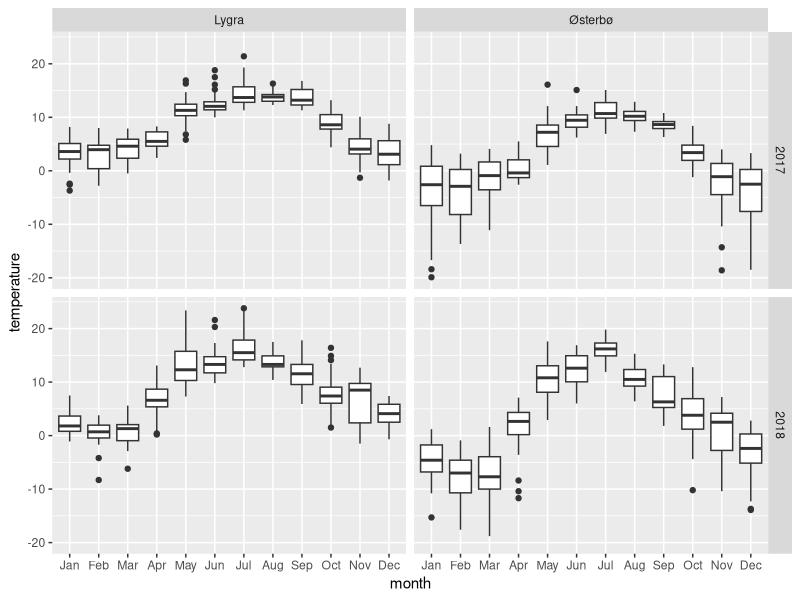
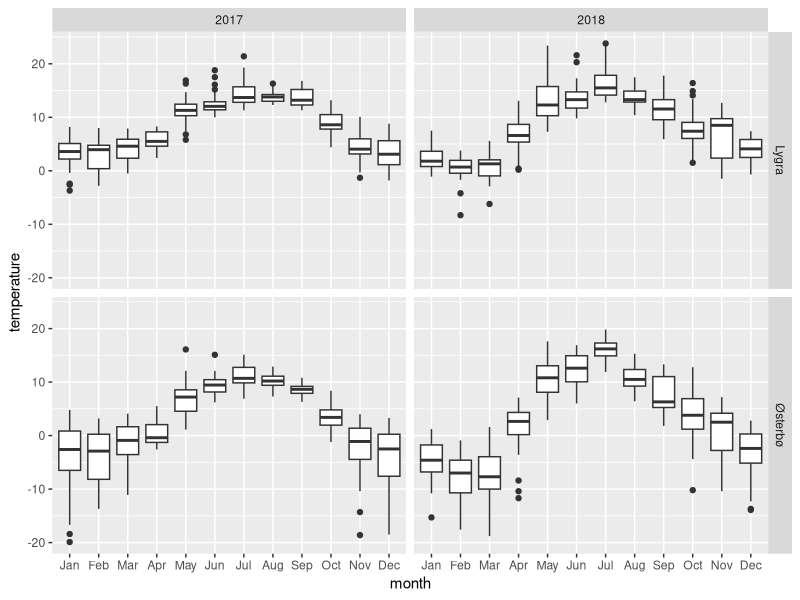
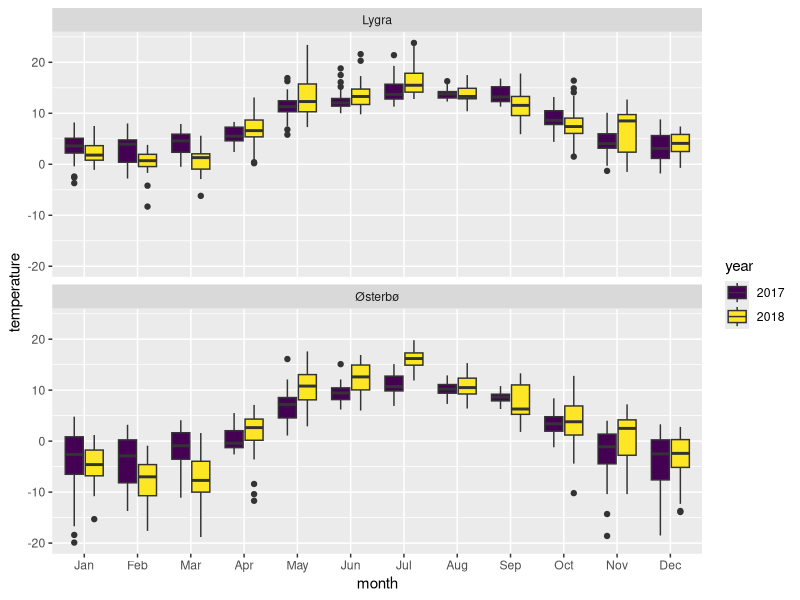

Write the R code that produced these figures, in order.
## ---- chunk 1
knitr::opts_chunk$set(echo = TRUE, fig.align='center')

# title: Grid of boxplots
# author: jonathan
# revised: 14/3/2020 

WEB <- c("https://bioceed.uib.no/dropfolder/bioSTATS/Rmd/Basic/Visualizing/Faceted/grid-boxplots.html")
GIT <- c("https://github.com/jonathansoule/biostats/blob/master/Visualizing/Faceted/grid-boxplots.Rmd")
library(ggplot2)
library(gridExtra)

# predictor variables
location <- rep(c("Lygra", "Østerbø"), each = 730)
year <- factor(rep(rep(2017:2018, each = 365), 2))
month <- factor(rep(c(rep("Jan", 31), rep ("Feb", 28), rep("Mar", 31), rep("Apr", 30), rep("May", 31), rep("Jun", 30), rep("Jul", 31), rep("Aug", 31),  rep("Sep", 30), rep("Oct", 31), rep("Nov", 30), rep("Dec", 31)),4), levels = c(month.abb))

# response variable
temperature <- c(
#[2017lygra]
2.4,0.3,2.8,2.3,-2.4,2.9,2.6,4.6,6.8,5.3,3.9,3.2,1.3,-0.4,-3.7,-2.6,3.6,6.9,8.2,8.0,5.7,4.1,4.6,5.1,7.1,4.9,3.0,4.7,5.1,1.6,2.1,1.3,4.7,8.0,6.1,4.3,3.7,-0.4,-2.8,-2.1,-0.9,0.2,0.4,0.4,0.7,2.4,5.5,4.4,5.0,6.6,6.6,4.3,4.3,0.9,-0.9,1.7,4.4,5.5,4.2,2.3,2.2,3.2,2.8,5.4,2.4,-0.3,-0.5,4.2,3.6,4.6,6.7,5.2,6.7,5.8,5.6,3.1,1.1,2.1,5.2,4.5,2.1,1.9,5.1,6.1,7.1,6.8,6.2,5.8,6.0,7.9,8.1,7.2,8.3,7.0,5.8,5.8,7.3,8.2,7.4,4.3,3.5,6.2,5.1,4.4,4.6,4.8,5.2,4.6,5.0,7.2,4.1,4.6,2.4,3.1,5.1,4.9,6.4,7.4,8.0,7.6,10.0,11.4,11.1,12.2,12.7,13.1,11.9,8.4,5.8,6.8,7.4,10.4,10.9,10.1,12.2,11.8,12.3,10.8,13.1,14.7,10.7,11.3,12.5,10.9,10.2,12.7,16.9,16.3,12.4,11.3,10.0,10.6,11.6,13.7,11.3,11.4,10.7,16.1,10.8,11.9,12.9,12.9,12.3,11.4,12.9,15.2,12.9,12.6,12.8,11.6,12.3,12.1,11.9,11.7,11.1,10.0,11.3,12.0,14.9,17.5,18.8,13.4,11.6,12.5,13.2,12.9,12.8,12.8,12.3,11.9,13.6,11.9,11.3,13.5,16.1,13.7,13.0,12.2,13.7,14.8,21.4,15.9,17.9,19.3,15.2,16.6,16.6,15.6,14.1,15.1,15.8,14.5,15.2,12.7,15.6,14.1,14.4,13.1,12.9,14.0,16.1,13.6,13.9,13.8,12.6,12.3,13.9,14.1,15.4,16.3,13.7,13.8,13.8,15.2,12.3,13.7,13.8,14.0,13.6,14.4,12.9,12.8,12.8,11.9,NA,16.3,14.9,12.5,13.4,11.3,13.8,12.1,11.8,12.8,11.9,12.4,13.0,13.9,13.5,13.1,11.6,13.4,12.4,12.3,13.2,15.2,15.6,16.4,15.6,16.8,16.7,16.3,12.0,13.0,11.7,10.6,8.2,7.1,8.3,7.5,7.3,7.8,8.3,10.0,7.8,10.4,11.9,11.7,9.6,10.0,8.5,8.1,11.3,13.2,12.3,9.7,7.8,10.2,9.6,8.5,8.6,5.4,4.4,6.7,10.1,6.9,6.6,7.9,5.2,3.7,8.5,7.6,7.2,3.3,3.6,3.9,3.1,4.2,5.3,6.0,5.9,5.2,4.4,1.6,0.6,2.1,3.7,4.8,3.8,3.3,1.2,1.5,-0.3,-1.3,-1.8,3.8,3.7,2.7,7.2,7.2,6.1,4.3,3.2,-0.2,-0.2,-0.7,1.1,1.9,-1.2,NA,3.0,3.3,5.9,6.8,4.9,5.7,8.8,5.4,6.2,1.3,1.4,0.0,0.1,1.5,2.7,
#[2018lygra]
3.6,1.7,2.7,0.8,-1.1,-0.9,0.9,3.7,3.6,7.5,4.3,1.8,0.2,2.9,3.8,1.2,0.5,-0.4,0.8,1.4,0.3,1.5,4.2,5.8,5.1,0.7,1.6,5.5,2.4,2.9,1.9,1.6,-0.6,-1.1,-1.7,0.2,-0.6,-0.1,2.4,3.1,2.6,1.4,-0.5,2.1,3.2,2.7,1.8,3.8,NA,1.8,0.7,1.3,-0.2,0.4,0.7,0.9,-0.4,-4.2,-8.3,-6.2,-2.9,-1.8,-1.1,-1.2,-0.8,0.4,1.7,0.7,1.2,2.3,2.7,1.3,1.8,2.1,-1.2,-2.4,-1.2,2.1,1.2,1.7,2.0,4.7,5.6,4.3,3.1,1.6,1.7,1.6,1.1,0.2,0.5,0.2,0.4,1.7,2.4,2.8,5.9,5.2,5.0,6.1,7.9,9.7,11.2,11.3,10.6,8.1,9.7,9.6,13.1,8.7,7.8,8.1,7.4,6.8,6.2,6.4,6.1,6.1,6.1,8.6,8.4,9.2,7.3,7.7,11.0,10.2,11.9,15.9,15.8,10.4,10.1,10.8,14.7,14.4,14.9,9.9,10.0,11.1,11.6,13.7,15.7,13.7,11.5,12.3,15.7,16.0,20.2,19.3,19.1,22.9,23.4,21.6,20.3,16.3,13.9,14.0,14.3,15.8,17.3,17.3,13.4,11.9,11.3,11.9,11.8,11.7,13.3,13.3,12.2,10.4,10.7,9.8,10.3,10.7,11.4,12.1,12.4,13.3,13.4,14.9,15.4,16.4,14.9,14.2,16.3,12.9,12.8,13.8,13.3,13.2,17.8,15.4,14.1,12.9,13.5,17.3,19.6,18.9,15.4,14.6,15.9,15.1,15.1,15.5,16.4,16.7,17.9,23.8,23.4,18.8,18.5,18.3,17.5,16.5,16.4,15.0,13.1,13.0,17.3,16.1,14.9,13.1,12.9,13.2,14.7,14.5,15.3,14.9,13.0,13.6,13.7,12.1,13.3,13.8,12.3,11.2,10.4,10.9,12.8,13.7,13.2,11.9,12.0,13.0,16.1,15.0,14.4,13.4,12.3,17.8,15.5,12.3,12.4,11.9,11.3,10.8,10.3,9.8,10.5,12.1,16.2,14.2,11.8,9.3,9.3,7.6,5.9,9.7,10.8,8.4,7.1,9.5,8.7,7.1,6.2,6.4,8.8,8.3,6.9,5.7,9.3,11.5,12.4,14.9,16.4,14.1,13.4,7.1,8.4,10.9,8.3,8.5,8.6,8.3,7.4,7.1,5.3,6.4,4.6,3.1,1.5,1.8,4.7,5.9,8.9,6.7,7.4,10.8,9.8,7.8,12.7,10.6,9.6,11.1,9.9,9.2,8.6,9.6,11.2,10.9,9.0,6.7,2.2,-0.2,3.6,1.2,1.5,0.0,-0.8,-1.5,0.4,2.9,9.0,8.4,6.1,5.7,5.2,2.1,2.1,2.6,5.7,3.8,4.1,4.6,1.4,0.4,-0.1,-0.7,2.5,4.1,2.8,2.6,6.9,6.7,5.4,2.5,0.5,NA,6.8,6.5,7.4,5.9,4.2,3.1,6.2,
#[2017Østerbø]  
-3.1,-7.1,-2.8,-7.9,-19.9,-5.9,-2.6,-1.4,3.8,1.2,0.0,-2.3,-8.1,-7.9,-18.4,-16.7,-2.6,4.1,4.8,4.2,0.9,-2.7,0.8,-1.8,4.1,-3.8,2.6,-0.2,-0.4,-5.6,-11.4,-5.4,-1.5,1.2,0.2,-2.4,-3.4,-10.4,-13.2,-10.7,-7.9,-7.4,-9.5,-8.1,-8.4,-4.4,2.8,1.2,0.9,3.2,2.3,-0.3,-0.8,-10.7,-13.7,-6.8,-0.6,0.4,0.2,-2.3,-4.7,-3.3,-3.6,-5.2,-8.1,-11.1,-9.4,-1.1,-0.6,-2.5,2.7,1.9,1.4,-0.9,1.4,-1.4,-4.5,-4.7,0.2,0.2,-2.5,-3.5,0.3,1.9,3.6,4.1,1.6,2.3,1.7,3.9,5.5,3.8,3.4,1.9,0.0,2.1,4.4,3.7,5.2,1.0,-0.7,1.7,0.2,-1.8,-1.2,-1.3,-1.5,-1.8,-0.4,3.2,-0.6,-0.6,-1.6,-2.6,-1.6,-2.2,-0.4,-0.8,-0.2,-0.5,1.4,3.7,4.4,4.7,6.7,7.5,5.9,2.0,1.2,1.1,1.6,4.2,5.1,6.1,7.2,7.1,9.2,7.8,9.9,9.6,7.3,6.1,7.9,7.2,7.2,9.9,16.1,12.1,12.0,9.3,7.2,6.2,7.6,10.6,9.4,8.0,8.6,9.9,9.3,9.5,10.4,12.1,9.6,8.7,NA,NA,11.0,11.0,11.0,8.4,6.7,7.8,9.2,10.4,8.2,7.3,6.8,9.8,9.8,11.8,15.1,13.7,10.1,8.4,10.1,9.7,10.0,10.3,10.6,9.2,10.5,10.7,7.6,7.7,9.3,11.7,10.4,6.9,9.3,11.6,15.1,12.7,14.3,15.0,12.8,13.9,13.6,13.0,11.3,11.6,12.5,11.3,11.2,10.7,11.3,11.1,12.1,11.1,10.1,8.6,NA,NA,12.9,10.7,7.3,9.4,10.8,11.0,9.6,12.6,10.7,10.2,9.7,8.8,9.4,8.9,10.1,9.7,10.2,11.8,9.9,7.9,8.6,8.6,7.9,9.1,9.1,10.0,10.7,9.7,7.6,9.2,8.9,8.7,8.6,8.1,7.0,8.2,8.8,6.9,8.2,9.2,6.3,6.8,7.5,7.9,10.8,10.6,9.2,9.8,8.8,8.1,7.2,7.7,8.4,5.4,3.7,3.6,4.9,2.8,0.3,-0.2,2.1,3.6,4.2,5.3,6.6,8.4,6.6,4.7,-0.6,1.4,4.4,3.8,3.4,1.8,1.1,2.7,2.6,2.8,3.0,-0.4,-1.2,2.1,4.0,2.7,1.3,3.9,1.9,-1.7,2.1,3.6,1.4,-1.1,-1.1,-0.4,-2.3,-0.9,0.5,0.8,-0.9,-1.6,-5.6,-3.7,-10.4,-7.7,1.6,-1.9,-1.8,-4.7,-8.6,-7.2,-18.6,-14.3,-15.2,-1.6,-1.2,-2.5,2.6,1.8,3.3,-0.6,-3.1,-7.8,-9.3,-16.1,-7.6,-3.3,-15.1,-18.5,-10.6,-1.2,0.7,2.8,0.6,0.5,2.7,0.0,-0.3,-2.9,-1.5,-5.4,-5.2,-7.6,-4.9,
#[2018Østerbø] 
-0.9,-3.0,-3.4,-5.4,-9.4,-15.3,-6.4,-7.2,-9.3,-1.8,-2.6,-4.2,-7.5,-4.9,-4.0,-4.6,-10.1,-8.7,-6.2,-5.2,-10.8,-6.4,-0.9,1.2,-0.6,-3.2,-5.0,-1.7,-1.3,-1.6,-0.6,-5.6,-13.3,-15.6,-14.9,-5.6,-6.9,-7.4,-2.3,-0.9,-3.3,-5.1,-8.6,-7.1,-2.3,-4.3,-4.7,-3.5,-1.1,-5.9,-10.3,-6.3,-16.7,-11.9,-10.2,-8.9,-8.6,-14.7,-17.6,-18.8,-12.1,-8.2,-9.3,-8.6,-8.3,-4.3,-3.3,-5.7,-7.7,-4.8,-5.5,-7.9,-8.1,-6.1,-10.6,-13.4,-11.6,-3.6,-5.8,-1.1,-1.5,0.8,1.6,1.5,-2.7,-6.4,-9.8,-10.7,-10.2,-10.6,-11.7,-10.4,-8.4,-1.8,-0.6,-3.6,2.1,3.4,2.2,0.1,0.4,1.6,2.6,4.6,5.4,4.6,5.3,5.6,6.8,7.1,3.8,4.4,4.1,3.8,2.7,2.7,3.8,1.2,0.1,2.3,2.9,4.4,3.6,4.6,7.9,8.0,8.5,10.8,12.4,11.6,9.7,10.3,10.2,13.2,11.9,7.1,7.4,9.1,8.8,8.2,13.6,11.6,12.9,13.3,12.5,11.9,15.6,15.2,15.6,17.1,17.6,16.9,15.7,16.3,14.0,11.6,15.6,13.9,15.1,16.1,15.3,13.2,13.4,12.2,10.3,7.0,9.8,10.6,10.0,6.0,6.3,6.4,7.8,8.7,10.2,12.6,13.9,15.8,12.6,11.8,14.4,16.2,15.1,14.6,18.6,16.9,13.0,12.8,13.9,11.9,16.2,16.3,17.8,16.6,14.4,17.9,18.7,15.3,15.9,15.2,15.5,14.1,14.7,16.7,18.2,15.8,16.4,19.8,18.5,17.7,15.9,16.8,15.3,14.3,14.4,14.1,10.0,10.5,15.1,14.8,10.6,9.3,8.9,8.7,9.5,12.1,12.6,12.4,9.7,10.5,9.9,8.0,9.7,12.3,10.6,8.4,8.6,6.4,7.2,11.9,11.7,9.2,10.2,9.4,11.6,11.6,11.1,12.3,12.7,12.2,10.8,9.9,9.4,7.3,5.6,6.4,6.2,5.4,6.0,7.6,13.3,12.4,5.8,5.8,4.9,3.0,1.9,5.2,6.0,4.3,1.8,4.4,4.6,3.5,1.4,2.0,7.6,3.8,2.7,2.1,5.0,8.1,8.5,8.7,10.6,12.8,12.8,4.3,4.4,7.7,3.8,4.2,4.6,6.2,1.0,1.0,0.1,1.9,-0.3,-3.3,-10.2,-4.4,-1.7,2.8,3.2,2.6,1.8,5.9,3.6,4.1,4.4,4.3,2.4,4.2,5.5,4.7,3.7,4.1,7.2,4.7,1.8,2.0,-1.6,-2.8,-2.7,-5.6,-7.1,-6.2,-9.7,-10.4,-8.6,-4.9,1.9,3.6,1.6,1.4,1.2,-1.2,-1.8,-3.9,-0.3,-3.1,-1.3,-1.2,-10.6,-13.9,-12.3,-13.7,-9.1,-3.9,-6.3,-7.6,-2.4,-1.6,-4.0,-5.4,-4.9,-2.6,1.6,2.1,2.0,0.9,-0.3,-3.1,2.8
)

## ---- chunk 2
# dataframe
df <- data.frame(location, year, month, temperature)
# structure of the dataframe
str(df)
## ---- chunk 3
ggplot(df, aes(x = month, y = temperature)) +
  geom_boxplot() + 
  facet_grid(year~location)
## ---- chunk 4
ggplot(df, aes(x = month, y = temperature)) +
  geom_boxplot() + 
  facet_grid(location~year)
## ---- chunk 5
ggplot(df, aes(x = month, y = temperature)) +
  geom_boxplot(aes(fill = year)) + 
  facet_wrap(~location, ncol=1) + 
  scale_fill_viridis_d()
